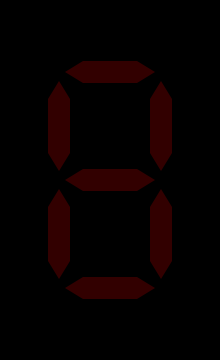
Frame 1 (no input)
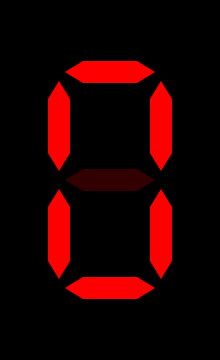
Frame 60 (the mouse pressed at the canvas centre just before this capture)
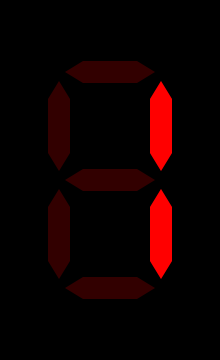
Frame 120 (the mouse held since frame 60 and released just before this capture)

The Processing sketch that drew these frames (run headless with seeded random() and noise(); from frame 60 on, the mouse is pressed at the canvas centre):

// Processing sketch: SevenSegmentDisplay
// ── SevenSegmentDisplay.pde
Segment[] segments;
int[] hex = {0x7E, 0x30, 0x6D, 0x79, 0x33, 0x5B, 0x5F, 0x70, 0x7F, 0x7B, 0x77, 0x1F, 0x4E, 0x3D, 0x4F, 0x47};

void setup() {
  size(220, 360);

  segments = new Segment[7];
  segments[0] = new Segment(width/2, height/5, width/10, height/4, HALF_PI, false);
  segments[1] = new Segment(width/2+height/7, height*7/20, width/10, height/4, 0, false);
  segments[2] = new Segment(width/2+height/7, height*26/40, width/10, height/4, 0, false);
  segments[3] = new Segment(width/2, height*4/5, width/10, height/4, HALF_PI, false);
  segments[4] = new Segment(width/2-height/7, height*26/40, width/10, height/4, 0, false);
  segments[5] = new Segment(width/2-height/7, height*7/20, width/10, height/4, 0, false);
  segments[6] = new Segment(width/2, height/2, width/10, height/4, HALF_PI, false);
}

void draw() {
  background(0);
  for (int i = 0; i < segments.length; i++)
    segments[i].display();

  setSegments(hex[frameCount/60%hex.length]);
}

void setSegments(int num) {
  String binary = binary(num, 7);

  for (int i = 0; i < binary.length(); i++)
    segments[i].setState(binary.charAt(i) == '1');
}

// ── Segment.pde
class Segment {
  PVector pos;

  float w;
  float h;

  float angle;

  boolean state;
  float animation;

  Segment(float x, float y, float _w, float _h, float a, boolean s) {
    pos = new PVector(x, y);

    w = _w;
    h = _h;

    angle = a;

    state = s;
    animation = 0;
  }

  void display() {
    noStroke();

    pushMatrix();
    translate(pos.x, pos.y);
    rotate(angle);

    fill(50, 0, 0);
    drawSegment(w, h);

    fill(255, 0, 0);
    drawSegment(w*animation, h*animation);
    popMatrix();

    animation = lerp(animation, state ? 1 : 0, 0.2);
  }

  void setState (boolean s) {
    if (state != s) {
      state = s;
      animation = state ? 0 : 1;
    }
  }
}

void drawSegment(float w, float h) {
  beginShape();
  vertex(-w/2, -h*0.3);
  vertex(0, -h/2);
  vertex(w/2, -h*0.3);

  vertex(w/2, h*0.3);
  vertex(0, h/2);
  vertex(-w/2, h*0.3);
  endShape(CLOSE);
}
